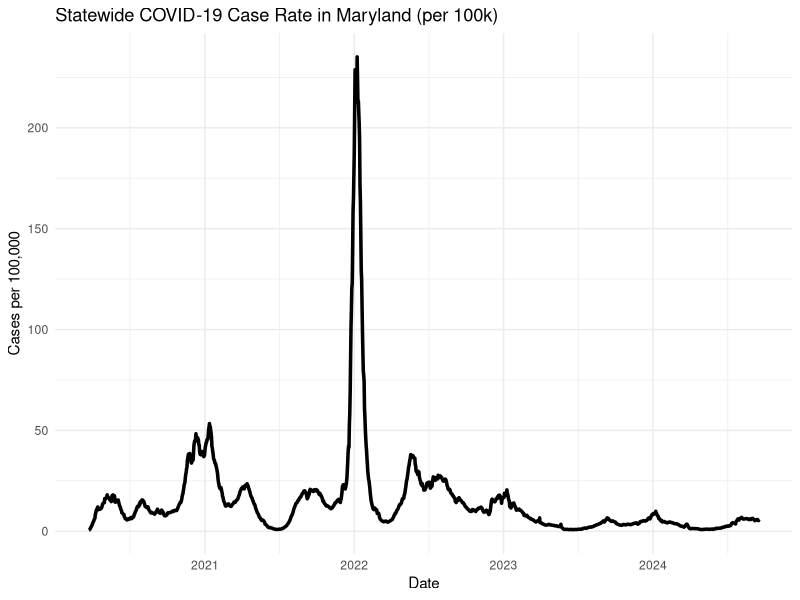
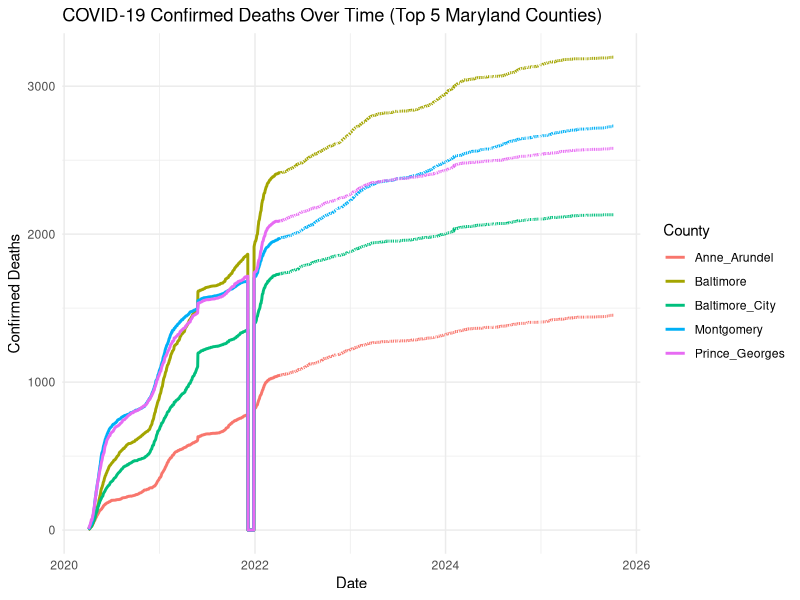
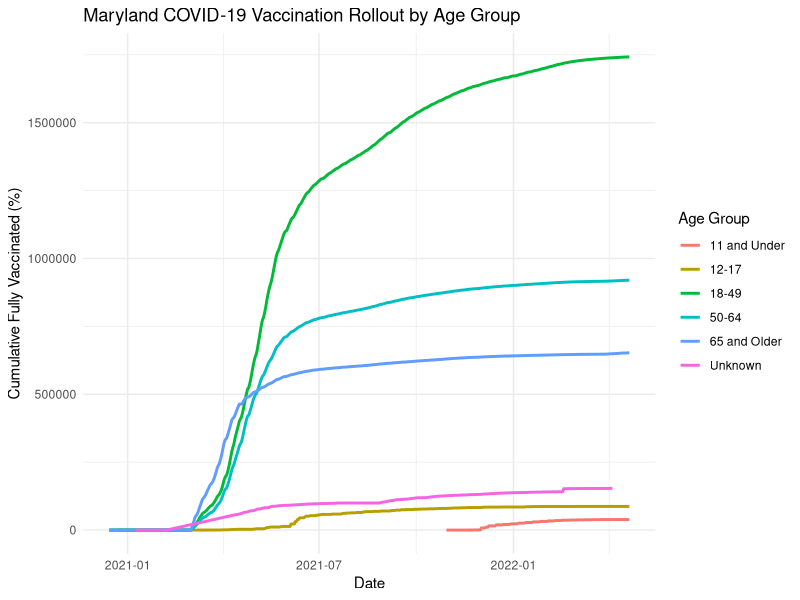

These figures' R source, in order:
## ---- chunk 1
library(tidyverse)
library(lubridate)

cases100k <- read_csv("MDCOVID19_CasesPer100KpopulationStatewide.csv")

cases100k %>%
  mutate(ReportDate = as_datetime(ReportDate)) %>%
  ggplot(aes(x = ReportDate, y = Statewide)) +
  geom_line(linewidth = 1.2) +
  theme_minimal() +
  labs(
    title = "Statewide COVID-19 Case Rate in Maryland (per 100k)",
    x = "Date",
    y = "Cases per 100,000",
  )

## ---- chunk 2
deaths <- read_csv("MDCOVID19_ConfirmedDeathsByCounty.csv")

death_long <- deaths %>%
  pivot_longer(
    cols = -c(OBJECTID, DATE),
    names_to = "County",
    values_to = "Deaths"
  ) %>%
  mutate(DATE = as_datetime(DATE))

top5 <- death_long %>%
  group_by(County) %>%
  summarize(total = max(Deaths, na.rm = TRUE)) %>%
  slice_max(total, n = 5) %>%
  pull(County)

death_long %>%
  filter(County %in% top5) %>%
  ggplot(aes(x = DATE, y = Deaths, color = County)) +
  geom_line(linewidth = 1) +
  theme_minimal() +
  labs(
    title = "COVID-19 Confirmed Deaths Over Time (Top 5 Maryland Counties)",
    x = "Date",
    y = "Confirmed Deaths"
  )

## ---- chunk 3
vacc <- read_csv("MD_COVID19_VaccinationPercentAgeGroupPopulation.csv")

vacc %>%
  mutate(
    VACCINATION_DATE = as_datetime(VACCINATION_DATE),
    FullyVaccinatedCumulative = as.numeric(FullyVaccinatedCumulative)
  ) %>%
  filter(!is.na(FullyVaccinatedCumulative)) %>%
  ggplot(aes(x = VACCINATION_DATE,
             y = FullyVaccinatedCumulative,
             color = AgeRange)) +
  geom_line(linewidth = 1) +
  theme_minimal() +
  labs(
    title = "Maryland COVID-19 Vaccination Rollout by Age Group",
    x = "Date",
    y = "Cumulative Fully Vaccinated (%)",
    color = "Age Group"
  )

